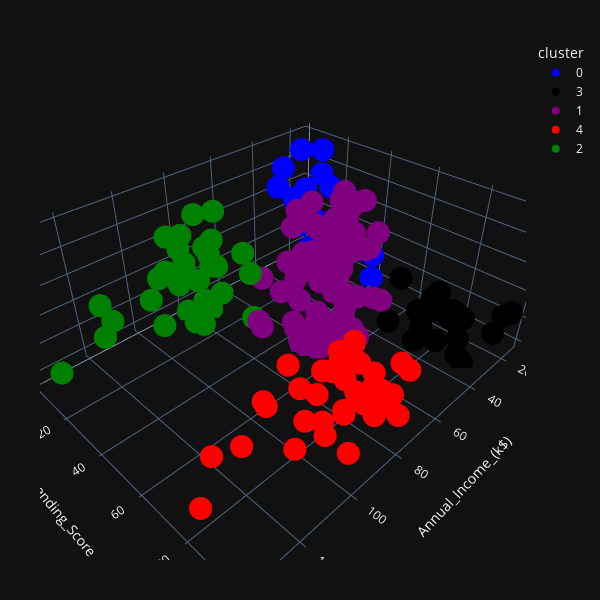

Notebook cell for this chart:
### Code cell
# plot the five clusters in 3D space
three_dim_clusters = px.scatter_3d(
    df, x="Annual_Income_(k$)", y="Spending_Score", z="Age", color="cluster",
    height=600, width=600,
    color_discrete_map={0: "blue", 1:"purple", 2:"green", 3:"black", 4:"red"}
).update_layout(margin=dict(t=40, l=40, r=40, b=40))

three_dim_clusters.show()

# save to file, use everywhere with a browser
#three_dim_clusters.write_html("three_dim_customers.html")

### Figure 1 — Plotly figure (JSON) as saved in the notebook; plotly's stock layout.template omitted (floating-point values rounded to 4 significant figures)
{"data": [{"hovertemplate": "cluster=0<br>Annual_Income_(k$)=%{x}<br>Spending_Score=%{y}<br>Age=%{z}<extra></extra>", "legendgroup": "0", "marker": {"color": "blue", "symbol": "circle"}, "mode": "markers", "name": "0", "scene": "scene", "showlegend": true, "x": [15, 16, 17, 18, 19, 19, 20, 20, 21, 23, 24, 25, 28, 28, 29, 30, 33, 33, 34, 37, 38, 39, 39], "y": [39, 6, 40, 6, 3, 14, 15, 13, 35, 29, 35, 5, 14, 32, 31, 4, 4, 14, 17, 26, 35, 36, 28], "z": [19, 20, 31, 35, 64, 67, 58, 37, 35, 52, 35, 46, 54, 45, 40, 60, 53, 49, 42, 36, 65, 48, 49], "type": "scatter3d"}, {"hovertemplate": "cluster=3<br>Annual_Income_(k$)=%{x}<br>Spending_Score=%{y}<br>Age=%{z}<extra></extra>", "legendgroup": "3", "marker": {"color": "black", "symbol": "circle"}, "mode": "markers", "name": "3", "scene": "scene", "showlegend": true, "x": [15, 16, 17, 18, 19, 19, 20, 20, 21, 23, 24, 25, 28, 28, 29, 30, 33, 33, 34, 37, 38, 39], "y": [81, 77, 76, 94, 72, 99, 77, 79, 66, 98, 73, 73, 82, 61, 87, 73, 92, 81, 73, 75, 92, 65], "z": [21, 23, 22, 23, 30, 35, 24, 22, 20, 35, 25, 31, 29, 35, 23, 21, 18, 21, 30, 20, 24, 24], "type": "scatter3d"}, {"hovertemplate": "cluster=1<br>Annual_Income_(k$)=%{x}<br>Spending_Score=%{y}<br>Age=%{z}<extra></extra>", "legendgroup": "1", "marker": {"color": "purple", "symbol": "circle"}, "mode": "markers", "name": "1", "scene": "scene", "showlegend": true, "x": [39, 40, 40, 40, 40, 42, 42, 43, 43, 43, 43, 44, 44, 46, 46, 46, 46, 47, 47, 48, 48, 48, 48, 48, 48, 49, 49, 50, 50, 54, 54, 54, 54, 54, 54, 54, 54, 54, 54, 54, 54, 57, 57, 58, 58, 59, 59, 60, 60, 60, 60, 60, 60, 61, 61, 62, 62, 62, 62, 62, 62, 63, 63, 63, 63, 63, 63, 64, 64, 65, 65, 65, 65, 67, 67, 67, 67, 69, 71, 72, 76], "y": [61, 55, 47, 42, 42, 52, 60, 54, 60, 45, 41, 50, 46, 51, 46, 56, 55, 52, 59, 51, 59, 50, 48, 59, 47, 55, 42, 49, 56, 47, 54, 53, 48, 52, 42, 51, 55, 41, 44, 57, 46, 58, 55, 60, 46, 55, 41, 49, 40, 42, 52, 47, 50, 42, 49, 41, 48, 59, 55, 56, 42, 50, 46, 43, 48, 52, 54, 42, 46, 48, 50, 43, 59, 43, 57, 56, 40, 58, 35, 34, 40], "z": [31, 50, 27, 29, 31, 49, 33, 31, 59, 50, 47, 51, 69, 27, 53, 70, 19, 67, 54, 63, 18, 43, 68, 19, 32, 70, 47, 60, 60, 59, 26, 45, 40, 23, 49, 57, 38, 67, 46, 21, 48, 55, 22, 34, 50, 68, 18, 48, 40, 32, 24, 47, 27, 48, 20, 23, 49, 67, 26, 49, 21, 66, 54, 68, 66, 65, 19, 38, 19, 18, 19, 63, 49, 51, 50, 27, 38, 40, 43, 25, 28], "type": "scatter3d"}, {"hovertemplate": "cluster=4<br>Annual_Income_(k$)=%{x}<br>Spending_Score=%{y}<br>Age=%{z}<extra></extra>", "legendgroup": "4", "marker": {"color": "red", "symbol": "circle"}, "mode": "markers", "name": "4", "scene": "scene", "showlegend": true, "x": [69, 70, 71, 71, 71, 72, 73, 73, 74, 75, 76, 77, 77, 78, 78, 78, 78, 78, 78, 79, 81, 85, 86, 87, 87, 87, 88, 88, 93, 97, 98, 99, 101, 103, 103, 113, 120, 126, 137], "y": [91, 77, 95, 75, 75, 71, 88, 73, 72, 93, 87, 97, 74, 90, 88, 76, 89, 78, 73, 83, 93, 75, 95, 63, 75, 92, 86, 69, 90, 86, 88, 97, 68, 85, 69, 91, 79, 74, 83], "z": [39, 31, 40, 38, 39, 31, 29, 32, 35, 32, 32, 28, 32, 34, 39, 38, 27, 30, 30, 29, 31, 36, 33, 32, 28, 36, 30, 27, 35, 32, 29, 30, 28, 36, 32, 38, 35, 32, 30], "type": "scatter3d"}, {"hovertemplate": "cluster=2<br>Annual_Income_(k$)=%{x}<br>Spending_Score=%{y}<br>Age=%{z}<extra></extra>", "legendgroup": "2", "marker": {"color": "green", "symbol": "circle"}, "mode": "markers", "name": "2", "scene": "scene", "showlegend": true, "x": [70, 71, 71, 73, 73, 74, 75, 77, 77, 78, 78, 78, 78, 78, 78, 79, 81, 85, 86, 87, 87, 87, 88, 88, 93, 97, 98, 99, 101, 103, 103, 113, 120, 126, 137], "y": [29, 11, 9, 5, 7, 10, 5, 12, 36, 22, 17, 20, 16, 1, 1, 35, 5, 26, 20, 27, 13, 10, 13, 15, 14, 32, 15, 39, 24, 17, 23, 8, 16, 28, 18], "z": [23, 59, 47, 20, 44, 19, 57, 25, 48, 34, 43, 44, 47, 37, 34, 56, 19, 50, 42, 36, 40, 36, 52, 58, 59, 37, 46, 41, 54, 41, 34, 33, 47, 45, 32], "type": "scatter3d"}], "layout": {"scene": {"domain": {"x": [0.0, 1.0], "y": [0.0, 1.0]}, "xaxis": {"title": {"text": "Annual_Income_(k$)"}}, "yaxis": {"title": {"text": "Spending_Score"}}, "zaxis": {"title": {"text": "Age"}}}, "legend": {"title": {"text": "cluster"}, "tracegroupgap": 0}, "margin": {"t": 40, "l": 40, "r": 40, "b": 40}, "height": 600, "width": 600}}
